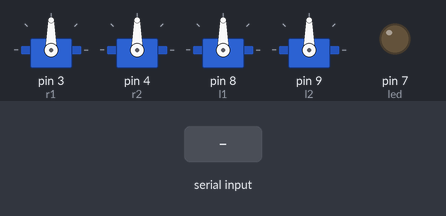
A sketch run on a simulated Arduino Uno, built with avr-gcc and run on an emulated ATmega328P. On the bench: 4 × servo, output pins drawn as LEDs (lit = HIGH). The test bench sets the inputs (shaded band). What the sketch prints to the serial monitor is not drawn.

Above: at 2.3 s.
2.4 s: "b" received over the second serial link
At 2.87 s:
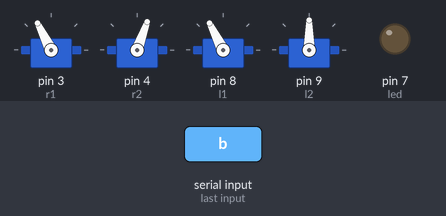
5.5 s: "c" received over the second serial link
8.2 s: "d" received over the second serial link
At 9.5 s:
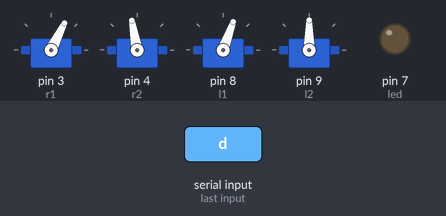
10.0 s: "1" received over the second serial link
At 10.7 s:
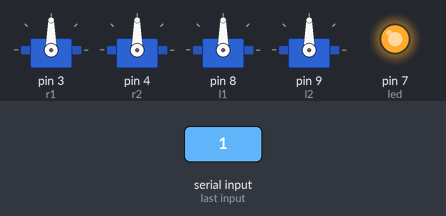
11.5 s: "b" received over the second serial link
14.6 s: "c" received over the second serial link
At 16.5 s:
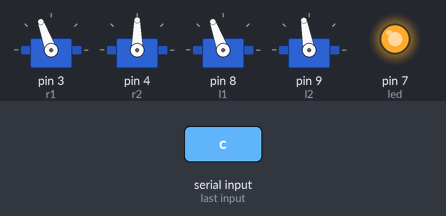
Timing chart, 0 to 18.0 s (numbered marks = the images above; inputs shaded):
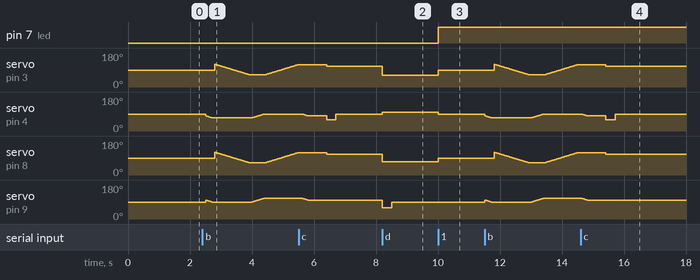

The sketch:

bipede_alum1_4.ino
```cpp
//bipede alum, inserindo Bluetooth

#include <Servo.h>
#include <SoftwareSerial.h>

Servo r1, r2;
Servo l1, l2;
int vel1 = 20;
int vel2= 80;
SoftwareSerial bt(11,12); // RX TX, alimentacao 3.3v
char caractere;
const int led = 7;

void setup()
{
  r1.attach(3);
  r2.attach(4);
  pinMode(led,OUTPUT);
  l1.attach(8);
  l2.attach(9);
  bt.begin(9600);
  Serial.begin(9600);

}

void loop() {
  int i;
  Serial.println("recebendo dados");
  Serial.println(caractere);

  delay(500);
  if(bt.available()){
      caractere= bt.read();
      switch(caractere){
        case 'b': // anda para frente
           frente();
           break;
       case 'c'://anda para a esquerda
        // alinha();
          for(i=0;i<15;i++){
            l2.write(100);
            r2.write(60);
            l1.write(110);
            r1.write(110);
            delay(vel1);
            r2.write(90);
          }
            break;
            case 'd':// anda para a direita
            for(i=0;i<15;i++){
              r2.write(100);
              l2.write(60);
              l1.write(70);
              r1.write(63);
              delay(vel1);
              l2.write(90);
            }
              break;
        case '1': // alinha e acende/apaga led
          alinha();
         digitalWrite(led,!digitalRead(led));// !digitalRead(led) funciona como um inversor

      }
  }

}

//=========  FUNCOES CONTROLE DE DIRECAO =================

void frente(){
   passo0();
    enclina0();
    delay(vel2);

    enclinaR();
    delay(vel2);
    passo1();
    enclinaL();
    delay(vel2);
    passo2();
    delay(vel2);
}
void alinha(){
  int grau = 90;
   r1.write(grau);
   l1.write(grau);
   r2.write(grau);
   l2.write(grau);


}
void enclina0(){
  int i;
  if(i<70){
    return;
  }
  else{
    for(i=0;i<=25;i++){
      r1.write(90-i);
      l1.write(90-i);
      delay(vel1);
    }
  }
}

void enclinaL(){ // inclina para esquerda
  int i;
   for(i=0;i<55;i++){
    l1.write(65+i);
    r1.write(65+i);
    delay(vel1);

  }

}

void enclinaR(){
   int i;
   for(i=0;i<55;i++){
    l1.write(120-i);
    r1.write(120-i);
    delay(vel1);

  }

}

void passo0(){
  int i;

  for(i=0;i<=10;i++){
    r2.write(80-i);
    l2.write(100-i);
    delay(vel1);
  }
}

void passo1(){
    int i;

  for(i=0;i<=20;i++){
    r2.write(70+i);
    l2.write(90+i);
    delay(vel1);
  }
}

void passo2(){
  int i;

  for(i=0;i<=10;i++){
    r2.write(90-i);
    l2.write(110-i);
    delay(vel1);
  }
}
```

Measured:
- after the input at 8.2 s, servo on pin 3 (r1): 110° → 63° at once; servo on pin 4 (r2): 90° → 100° at once; servo on pin 8 (l1): 110° → 70° at once; servo on pin 9 (l2): 100° → 60° at once, → 90° 0.30 s later
- after the input at 10.0 s, pin 7 (led): LOW → HIGH at once; servo on pin 3 (r1): 63° → 90° at once; servo on pin 4 (r2): 100° → 90° at once; servo on pin 8 (l1): 70° → 90° at once
- after the input at 14.6 s, servo on pin 3 (r1), servo on pin 8 (l1): 119° → 110° after 0.82 s
